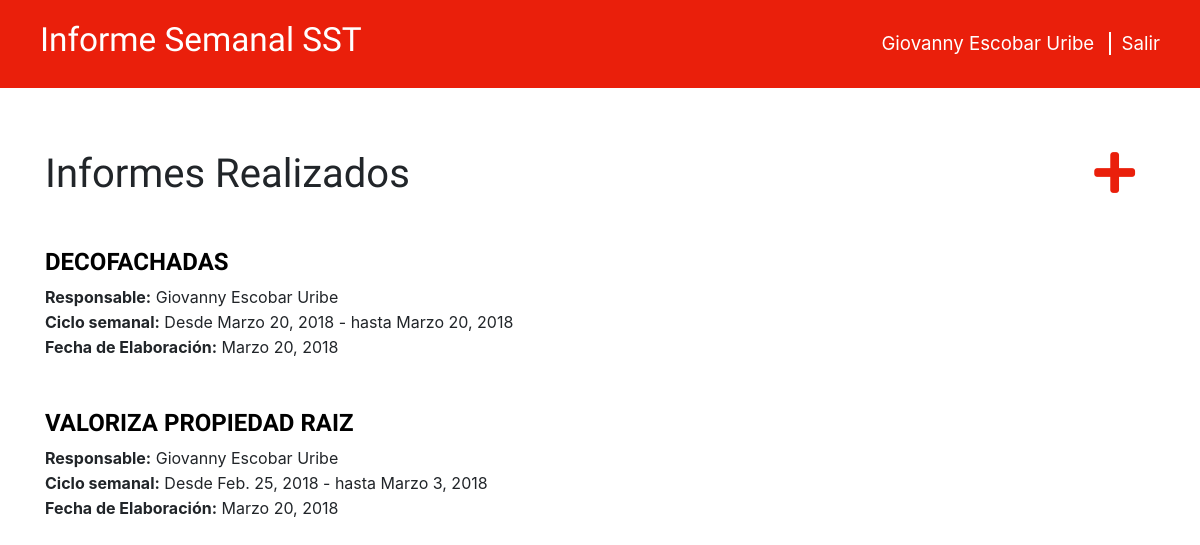
Page /informes/ (signed in) on the earlier database version.
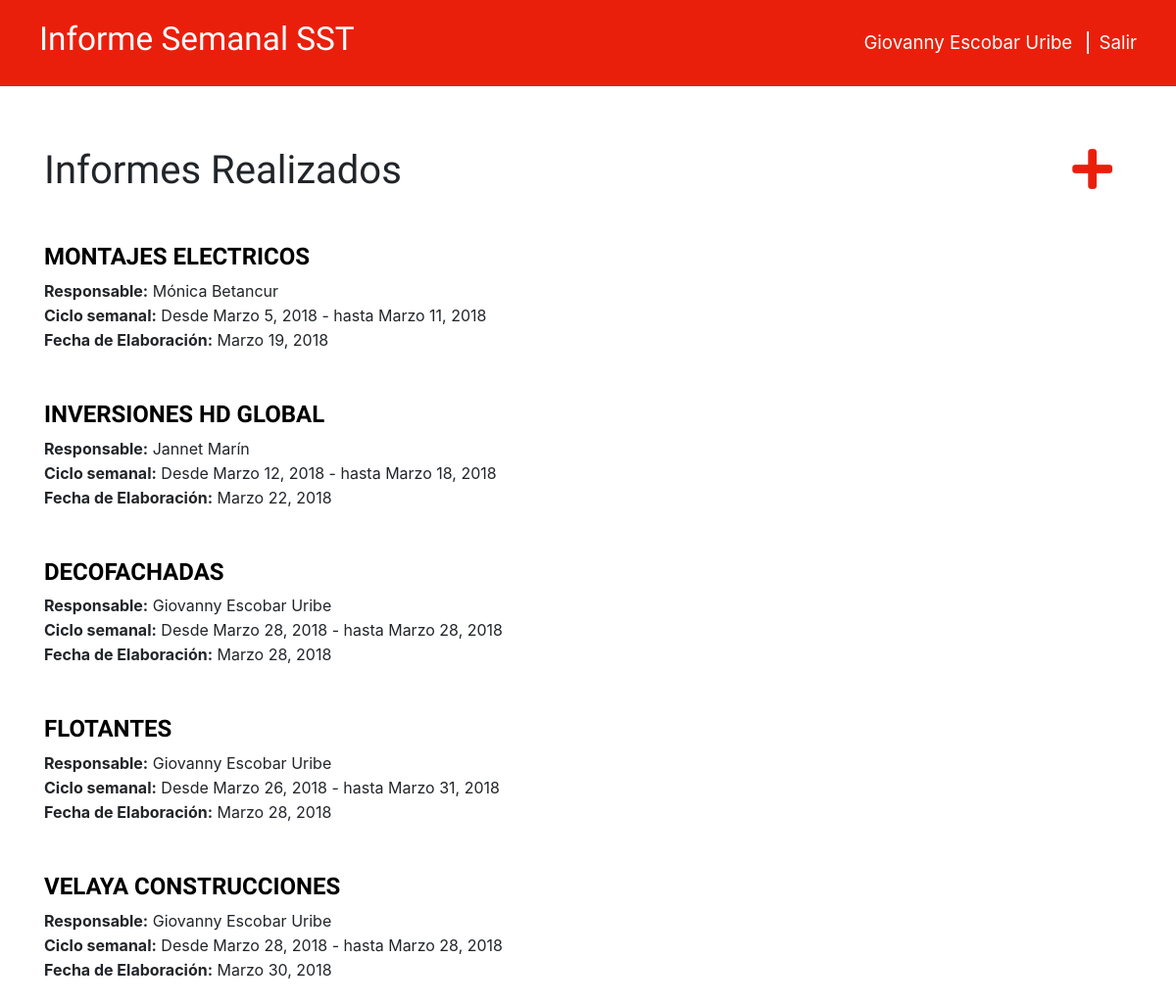
Same page on the later database version.
### semanal/models.py (models this page shows, shortened)
class Informe(models.Model):
    usuario           = models.ForeignKey('auth.User', on_delete=models.CASCADE)
    empresa           = models.CharField(max_length=30, choices=OPCIONES_EMPRESA)
    fecha_elaboracion = models.DateField(
        default=date.today,
        verbose_name="Fecha de Elaboración")
    desde = models.DateField(default=date.today)
    hasta = models.DateField(default=date.today)
    acc_laboral = models.CharField(
        max_length=30,
        choices=OPCIONES_ACCIDENTES,
        verbose_name="Accidentes Laborales")
    inc_laboral = models.CharField(
        max_length=30,
        choices=OPCIONES_INCIDENTES,
        verbose_name="Incidentes Laborales")
    licencias = models.CharField(max_length=30, choices=OPCIONES_LICENCIAS)
    memorandos = models.CharField(
        max_length=30,
        choices=OPCIONES_MEMORANDOS,
        verbose_name="Memorandos o Llamados de atención")
    suspensiones = models.CharField(max_length=30, choices=OPCIONES_SUSPENSIONES)
    pregunta = models.CharField(
        max_length=30,
        choices=OPCIONES_PREGUNTA,
        verbose_name="¿Hubo incapacidades?")
    """
    Se instalo plugin MultiSelectField para tener una lista opciones de checkbox
    Informacion en: https://pypi.python.org/pypi/django-multiselectfield
    """
    incapacidad = MultiSelectField(
        choices=OPCIONES_INCAPACIDAD,
        blank=True,
        verbose_name="Tipo de Incapacidad")
    can_incapacidades = models.CharField(
        max_length=30,
        choices=OPCIONES_CAN_INCAPACIDADES,
        blank=True,
        verbose_name="Cantidad de Incapacidades")
    tipo_accion_epp = models.CharField(
        max_length=30,
        choices=OPCIONES_ACCION,
        verbose_name="Tipo de Acción")
    fuente_hallazgo_epp = models.CharField(
        max_length=30,
        choices=OPCIONES_HALLAZGO,
        verbose_name="Fuente del Hallazgo")
    descripcion_hallazgo_epp = models.TextField(
        verbose_name="Descripción del Hallazgo")
    tipos_causas_epp = MultiSelectField(
        choices=OPCIONES_CAUSAS,
        blank=True,
        verbose_name="Tipo de Causas (Solo aplica para Acción Correctiva)")
    no_conformidad_epp = models.TextField(
        blank=True,
        verbose_name="Causas que determinaron la no conformidad (Solo \
        aplica para Acción Correctiva)")
    """
    Señale para cada causa enunciada anteriormente, el tipo al que...
    """
    causa_epp_1 = MultiSelectField(
        choices=OPCIONES_CAUSAS,
        blank=True,
        verbose_name="Causa 1")
    causa_epp_2 = MultiSelectField(
        choices=OPCIONES_CAUSAS,
        blank=True,
        verbose_name="Causa 2")
    causa_epp_3 = MultiSelectField(
        choices=OPCIONES_CAUSAS,
        blank=True,
        verbose_name="Causa 3")
    causa_epp_4 = MultiSelectField(
        choices=OPCIONES_CAUSAS,
        blank=True,
        verbose_name="Causa 4")
    causa_epp_5 = MultiSelectField(
        choices=OPCIONES_CAUSAS,
        blank=True,
        verbose_name="Causa 5")
    acciones_ejecutar_epp = models.TextField(
        verbose_name="Acciones a Ejecutar")
    """
    Responsable de la ejecucion
    """
    accion_epp_1 = MultiSelectField(
        choices=OPCIONES_RESPONSABLE,
        verbose_name="Acción 1")
    accion_epp_2 = MultiSelectField(
        choices=OPCIONES_RESPONSABLE,
        blank=True,
        verbose_name="Acción 2")
    accion_epp_3 = MultiSelectField(
        choices=OPCIONES_RESPONSABLE,
        blank=True,
        verbose_name="Acción 3")
    accion_epp_4 = MultiSelectField(
        choices=OPCIONES_RESPONSABLE,
        blank=True,
        verbose_name="Acción 4")
    accion_epp_5 = MultiSelectField(
        choices=OPCIONES_RESPONSABLE,
        blank=True,
        verbose_name="Acción 5")
    """
    Fechas límites de ejecución
    """
    fecha_ejecucion_epp_1 = models.DateField(
        verbose_name="Fecha límite de ejecución para la acción 1")
    fecha_ejecucion_epp_2 = models.DateField(
        blank=True,
        null=True,
        verbose_name="Fecha límite de ejecución para la acción 2")
    fecha_ejecucion_epp_3 = models.DateField(
        blank=True,
        null=True,
        verbose_name="Fecha límite de ejecución para la acción 3")
    fecha_ejecucion_epp_4 = models.DateField(
        blank=True,
        null=True,
        verbose_name="Fecha límite de ejecución para la acción 4")
    fecha_ejecucion_epp_5 = models.DateField(
        blank=True,
        null=True,
        verbose_name="Fecha límite de ejecución para la acción 5")
    evidencia_epp = models.FileField(
        upload_to='semanal/archivos/epp',
        verbose_name="Evidencia Fotográfica de la Inspección EPP")
    """
    Guardar el informe
    """
    """
    Cadena para representar el objeto Informe(clase) en el admin de django.
    """

### semanal/views.py (the view)
# urls.py: url(r'informes/$', views.lista_informes, name='informes'),
def lista_informes(request):
    if request.user.is_authenticated:
        if request.user.is_staff:
            informes = Informe.objects.order_by('fecha_elaboracion')
            return render(request, 'semanal/informes.html', {'informes': informes})
        else:
            informes = Informe.objects.filter(usuario=request.user).order_by('fecha_elaboracion')
            return render(request, 'semanal/informes.html', {'informes': informes})
    else:
        return render(request, 'semanal/login_error.html')

### semanal/templates/semanal/informes.html
{% extends 'semanal/base.html' %}
{% block content %}
  <div>
    <a class="icono" href="{% url 'nuevo_informe' %}" title="Nuevo Informe">
      <span class="fas fa-plus"></span>
    </a>
  </div>
  <h1 class="informe">Informes Realizados</h1>
  {% for informe in informes %}
    <div class="informe">
      <h1>
        <a href="{% url 'detalle_informe' pk=informe.pk %}">{{ informe.empresa }}</a>
      </h1>
      <p>
        <strong>Responsable:</strong>
        {{ informe.usuario.first_name }} {{ informe.usuario.last_name }}
      </p>
      <div class="lineaTexto">
        <p><strong>Ciclo semanal:</strong> Desde {{ informe.desde }} - hasta {{ informe.hasta }}</p>
        <p><strong>Fecha de Elaboración:</strong> {{ informe.fecha_elaboracion }}</p>
      </div>
    </div>
  {% endfor %}
{% endblock %}

### semanal/templates/semanal/base.html (shortened to what this page needs)
{% load staticfiles %}
<html lang="es">
  <head>
    <link rel="stylesheet" href="//maxcdn.bootstrapcdn.com/bootstrap/4.0.0/css/bootstrap.min.css">
    <link rel="stylesheet" href="//maxcdn.bootstrapcdn.com/bootstrap/4.0.0/css/bootstrap-theme.min.css">
    <link rel="stylesheet" href="{% static 'css/estilos.css' %}">
    <link rel="stylesheet" href="https://use.fontawesome.com/releases/v5.0.8/css/solid.css">
    <link rel="stylesheet" href="https://use.fontawesome.com/releases/v5.0.8/css/fontawesome.css">
  </head>
  <body>
    <div class="page-header fixed-top">
      {% if request.user.is_authenticated %}
        <p class="top-menu">
          {{ user.first_name }}
          {{ user.last_name }}
          <a href="{% url 'logout' %}">Salir</a>
        </p>
        <h1><a href="/informes">Informe Semanal SST</a></h1>
      {% else %}
        <h1><a href="/">Informe Semanal SST</a></h1>
      {% endif %}
    </div>
    <div class="content container">
      {% block content %}
      {% endblock %}
    </div>
  </body>
</html>

### semanal/static/css/estilos.css (style rules this page uses)
.page-header { background-color: #ea1f0b; margin-top: 0; padding: 20px 20px 20px 40px; }
.page-header h1, .page-header h1 a, .page-header h1 a:visited, .page-header h1 a:active { color: #ffffff; font-size: 25pt; text-decoration: none; }
.content { margin-top: 150px; }
h1, h2, h3, h4 { font-family: 'Lobster', cursive; }
.top-menu, .top-menu:visited { color: #ffffff; float: right; font-size: 14pt; margin: 10px 20px 0 0; }
.top-menu a { color: #ffffff; margin-left: 10px; border-left: 2px solid #fff; padding-left: 10px; }
.icono, .icono:visited { color: #ea1f0b; float: right; font-size: 35pt; margin-right: 20px; }
.informe { margin-bottom: 50px; }
.informe h1 a, .informe h1 a:visited { color: #000000; font-family: 'Dosis', sans-serif; font-weight: 600; font-size: 1.5rem; }
.lineaTexto p { margin-top: -15px; }

Differences in the rows shown:
added Informe: empresa "MONTAJES ELECTRICOS", usuario.first_name "Mónica", usuario.last_name "Betancur", desde "Marzo 5, 2018", hasta "Marzo 11, 2018", fecha_elaboracion "Marzo 19, 2018"
added Informe: empresa "INVERSIONES HD GLOBAL", usuario.first_name "Jannet", usuario.last_name "Marín", desde "Marzo 12, 2018", hasta "Marzo 18, 2018", fecha_elaboracion "Marzo 22, 2018"
changed Informe "DECOFACHADAS": desde "Marzo 20, 2018" → "Marzo 28, 2018"; hasta "Marzo 20, 2018" → "Marzo 28, 2018"; fecha_elaboracion "Marzo 20, 2018" → "Marzo 28, 2018"
changed Informe: empresa "VALORIZA PROPIEDAD RAIZ" → "FLOTANTES"; desde "Feb. 25, 2018" → "Marzo 26, 2018"; hasta "Marzo 3, 2018" → "Marzo 31, 2018"; fecha_elaboracion "Marzo 20, 2018" → "Marzo 28, 2018"
added Informe: empresa "VELAYA CONSTRUCCIONES", usuario.first_name "Giovanny", usuario.last_name "Escobar Uribe", desde "Marzo 28, 2018", hasta "Marzo 28, 2018", fecha_elaboracion "Marzo 30, 2018"
